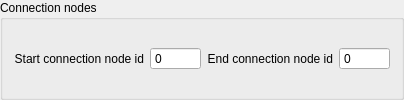
        <widget class="QGroupBox" name="grp_conn_node">
         <property name="title">
          <string>Connection nodes</string>
         </property>
         <layout class="QGridLayout" name="gridLayout_6">
          <item row="0" column="1">
           <widget class="QgsSpinBox" name="connection_node_start_id">
            <property name="sizePolicy">
             <sizepolicy hsizetype="Expanding" vsizetype="Fixed">
              <horstretch>0</horstretch>
              <verstretch>0</verstretch>
             </sizepolicy>
            </property>
            <property name="readOnly">
             <bool>true</bool>
            </property>
            <property name="buttonSymbols">
             <enum>QAbstractSpinBox::NoButtons</enum>
            </property>
            <property name="maximum">
             <number>999999999</number>
            </property>
            <property name="clearValue">
             <bool>true</bool>
            </property>
            <property name="expressionsEnabled">
             <bool>false</bool>
            </property>
           </widget>
          </item>
          <item row="0" column="0">
           <widget class="QLabel" name="label_18">
            <property name="text">
             <string>Start connection node id</string>
            </property>
            <property name="alignment">
             <set>Qt::AlignRight|Qt::AlignTrailing|Qt::AlignVCenter</set>
            </property>
           </widget>
          </item>
          <item row="0" column="3">
           <widget class="QgsSpinBox" name="connection_node_end_id">
            <property name="sizePolicy">
             <sizepolicy hsizetype="Expanding" vsizetype="Fixed">
              <horstretch>0</horstretch>
              <verstretch>0</verstretch>
             </sizepolicy>
            </property>
            <property name="readOnly">
             <bool>true</bool>
            </property>
            <property name="buttonSymbols">
             <enum>QAbstractSpinBox::NoButtons</enum>
            </property>
            <property name="maximum">
             <number>999999999</number>
            </property>
            <property name="clearValue">
             <bool>true</bool>
            </property>
            <property name="expressionsEnabled">
             <bool>false</bool>
            </property>
           </widget>
          </item>
          <item row="0" column="2">
           <widget class="QLabel" name="label_19">
            <property name="text">
             <string>End connection node id</string>
            </property>
            <property name="alignment">
             <set>Qt::AlignRight|Qt::AlignTrailing|Qt::AlignVCenter</set>
            </property>
           </widget>
          </item>
         </layout>
        </widget>
